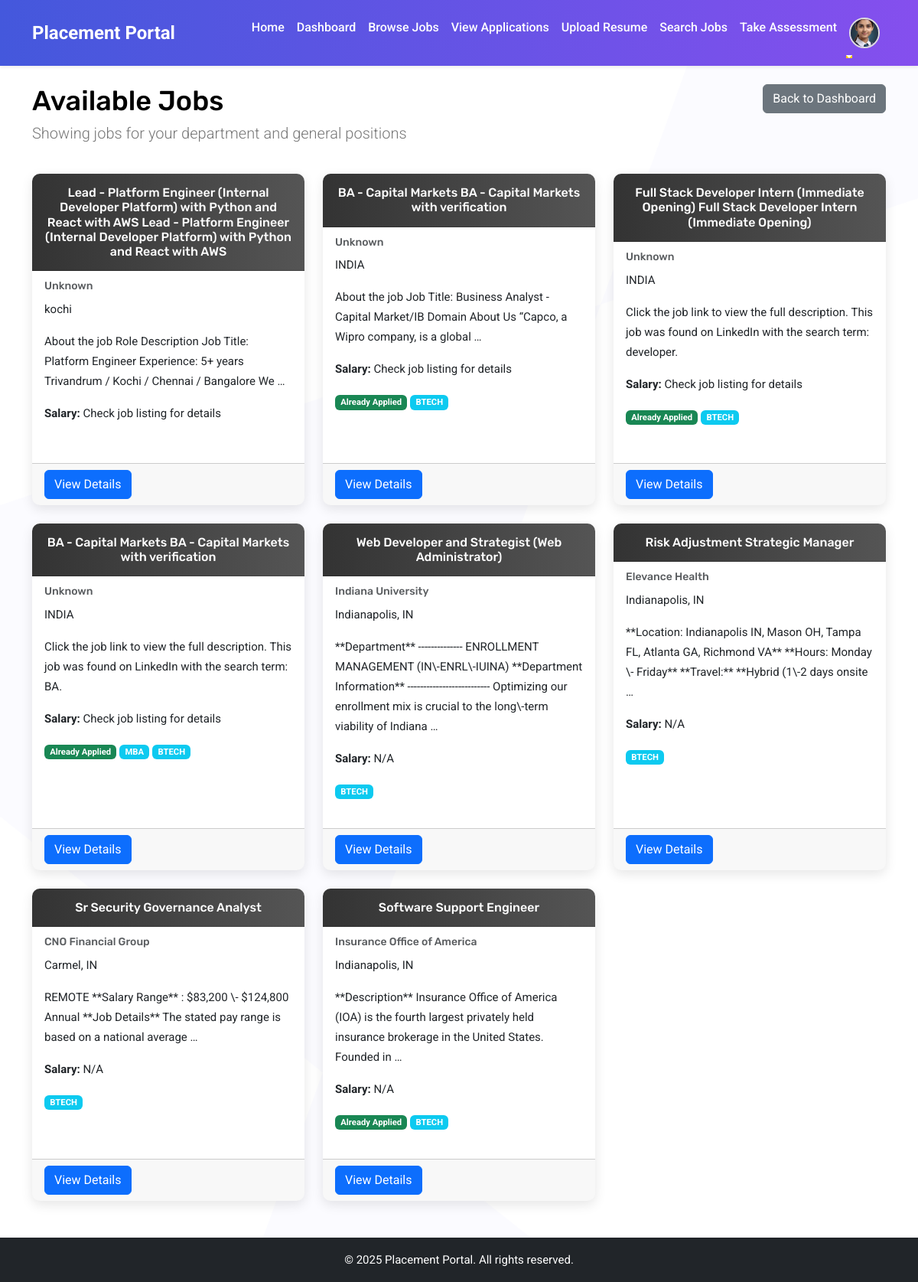
The page /student/jobs/ (signed in) on the database its author committed.
### users/models.py (models this page shows, shortened)
class User(AbstractUser):
    USER_TYPE_CHOICES = (
        ('student', 'Student'),
        ('placement_officer', 'Placement Officer'),
    )
    user_type = models.CharField(max_length=20, choices=USER_TYPE_CHOICES)
    def is_student(self):
        return self.user_type == 'student'

class StudentProfile(models.Model):
    user = models.OneToOneField(User, on_delete=models.CASCADE, related_name='student_profile')
    roll_number = models.CharField(max_length=20)
    department = models.CharField(max_length=100)
    year_of_study = models.IntegerField()
    image = models.ImageField(
        upload_to='profile_images/',
        default='profile_images/default.jpg',  # Set a default image
        blank=True,
        null=True
    )
    resume = models.FileField(
        upload_to='resumes/',
        validators=[FileExtensionValidator(allowed_extensions=['pdf', 'docx', 'doc'])],
        blank=True,
        null=True
    )

### jobs/models.py (models this page shows, shortened)
class Job(models.Model):
    STATUS_CHOICES = (
        ('active', 'Active'),
        ('closed', 'Closed'),
        ('pending', 'Pending Review'),
    )
    title = models.CharField(max_length=200)
    company = models.CharField(max_length=200)
    description = models.TextField()
    requirements = models.TextField()
    location = models.CharField(max_length=200)
    salary = models.CharField(max_length=100, blank=True, null=True)
    url = models.URLField(blank=True, null=True)
    status = models.CharField(max_length=20, choices=STATUS_CHOICES, default='active')
    departments = models.ManyToManyField(Department, related_name='jobs', blank=True)
    date_posted = models.DateTimeField(auto_now_add=True)
    created_by = models.ForeignKey(User, on_delete=models.CASCADE, related_name='created_jobs')
    class Meta:
        ordering = ['-date_posted']

class Department(models.Model):
    name = models.CharField(max_length=100)

### jobs/views.py (the view)
# urls.py: path('student/jobs/', views.student_job_list, name='student_job_list'),
@login_required
@student_required
@login_required
@student_required
def student_job_list(request):
    student = request.user.student_profile
    jobs = Job.objects.filter(status='active')
    if hasattr(student, 'department') and student.department:
        if isinstance(student.department, str):
            department_jobs = jobs.filter(departments__name__icontains=student.department)
            general_jobs = jobs.filter(departments__isnull=True)
            jobs = (department_jobs | general_jobs).distinct()
        else:
            department_jobs = jobs.filter(departments=student.department)
            general_jobs = jobs.filter(departments__isnull=True)
            jobs = (department_jobs | general_jobs).distinct()
    applied_jobs = []
    if hasattr(student, 'applications'):
        applied_jobs = student.applications.values_list('job_id', flat=True)
    return render(request, 'jobs/student_job_list.html', {
        'jobs': jobs,
        'applied_jobs': applied_jobs,
    })

### jobs/views.py (called while the page is built)
def student_required(view_func):
    @wraps(view_func)
    def _wrapped_view(request, *args, **kwargs):
        if request.user.is_authenticated and request.user.is_student():
            return view_func(request, *args, **kwargs)
        return redirect('login')
    return _wrapped_view

### jobs/templates/jobs/student_job_list.html (shortened to what this page needs)
{% extends 'main/base.html' %}
{% block content %}
<div class="row mb-4">
    <div class="col-md-8">
        <h1>Available Jobs</h1>
        <p class="lead">Showing jobs for your department and general positions</p>
    </div>
    <div class="col-md-4 text-end">
        <a href="{% url 'dashboard' %}" class="btn btn-secondary">Back to Dashboard</a>
    </div>
</div>
<div class="row mb-4">
    <div class="col-md-12">
        {% if jobs %}
            <div class="row row-cols-1 row-cols-md-2 row-cols-lg-3 g-4">
                {% for job in jobs %}
                <div class="col">
                    <div class="card h-100">
                        <div class="card-header bg-light">
                            <h5 class="card-title mb-0">{{ job.title }}</h5>
                        </div>
                        <div class="card-body">
                            <h6 class="card-subtitle mb-2 text-muted">{{ job.company }}</h6>
                            <p class="card-text">{{ job.location }}</p>
                            <p class="card-text">{{ job.description|truncatewords:20 }}</p>
                            {% if job.salary %}
                            <p class="card-text"><strong>Salary:</strong> {{ job.salary }}</p>
                            {% endif %}
                            <div class="mt-3">
                                {% if job.id in applied_jobs %}
                                <span class="badge bg-success">Already Applied</span>
                                {% endif %}
                                {% for department in job.departments.all %}
                                <span class="badge bg-info">{{ department.name }}</span>
                                {% endfor %}
                            </div>
                        </div>
                        <div class="card-footer">
                            <a href="{% url 'student_job_detail' job.id %}" class="btn btn-primary">View Details</a>
                        </div>
                    </div>
                </div>
                {% endfor %}
            </div>
        {% else %}
            <div class="alert alert-info">
                No jobs available for your department at this time. Check back later!
            </div>
        {% endif %}
    </div>
</div>
{% endblock %}

### main/templates/main/base.html (shortened to what this page needs)
<!DOCTYPE html>
<html lang="en">
    {% load static %}
<head>
    <link rel="stylesheet" href="https://cdnjs.cloudflare.com/ajax/libs/font-awesome/6.0.0/css/all.min.css">
    <link href="https://cdn.jsdelivr.net/npm/bootstrap@5.3.0-alpha1/dist/css/bootstrap.min.css" rel="stylesheet">
    <link rel="stylesheet" href="{% static 'users/css/style.css' %}">
</head>
<body>
    <nav class="navbar navbar-expand-lg bg-light shadow-sm">
        <div class="container">
            <a class="navbar-brand" href="{% url 'home' %}">Placement Portal</a>
            <div class="collapse navbar-collapse" id="navbarNav">
                <ul class="navbar-nav ms-auto">
                    <li class="nav-item">
                        <a class="nav-link" href="{% url 'home' %}">Home</a>
                    </li>
                    {% if user.is_authenticated and user.is_student %}
                        <li class="nav-item">
                            <a class="nav-link" href="{% url 'dashboard' %}">Dashboard</a>
                        </li>
                        <li class="nav-item">
                            <a class="nav-link" href="{% url 'student_job_list' %}">Browse Jobs</a>
                        </li>
                        <li class="nav-item">
                            <a class="nav-link" href="{% url 'my_applications' %}">View Applications</a>
                        </li>
                        <li class="nav-item">
                            <a class="nav-link" href="{% url 'resume_upload' %}">Upload Resume</a>
                        </li>
                        <li class="nav-item">
                            <a class="nav-link" href="{% url 'job_scrape' %}">Search Jobs</a>
                        </li>
                        <li class="nav-item">
                            <a class="nav-link" href="{% url 'take_assessment' %}">Take Assessment</a>
                        </li>
                        <li class="nav-item dropdown">
                            <a class="nav-link dropdown-toggle d-flex align-items-center" href="#" id="profileDropdown" role="button" data-bs-toggle="dropdown">
                                <img src="{% if user.student_profile.image %}{{ user.student_profile.image.url }}{% else %}{% static 'users/img/default-profile.png' %}{% endif %}"
                                     alt="Profile Image"
                                     class="rounded-circle"
                                     width="40"
                                     height="40"
                                     style="object-fit: cover; border: 2px solid #ddd;">
                            </a>
                        </li>
                    {% endif %}
                </ul>
            </div>
        </div>
    </nav>
    <div class="container mt-4" style="min-height: 100svh;">
        {% block content %}{% endblock %}
    </div>
    <footer class="bg-dark text-white text-center py-3 mt-5">
        <div class="container">
            <p class="mb-0">© 2025 Placement Portal. All rights reserved.</p>
        </div>
    </footer>
</body>
</html>

### rows shown on the page
User: image (picture)
Job: title "Lead - Platform Engineer (Internal Developer Platform) with Python and React with AWS Lead - Platform Engineer (Internal Developer Platform) with Python and React with AWS", company "Unknown", location "kochi", description "About the job Role Description Job Title: Platform Engineer Experience: 5+ years Trivandrum / Kochi / Chennai / Bangalore We …", salary "Check job listing for details"
Job: title "BA - Capital Markets BA - Capital Markets with verification", company "Unknown", location "INDIA", description "About the job Job Title: Business Analyst - Capital Market/IB Domain About Us “Capco, a Wipro company, is a global …", salary "Check job listing for details", shows "Already Applied"
Department: name "BTECH"
Job: title "Full Stack Developer Intern (Immediate Opening) Full Stack Developer Intern (Immediate Opening)", company "Unknown", location "INDIA", description "Click the job link to view the full description. This job was found on LinkedIn with the search term: developer.", salary "Check job listing for details", shows "Already Applied"
Job: title "BA - Capital Markets BA - Capital Markets with verification", company "Unknown", location "INDIA", description "Click the job link to view the full description. This job was found on LinkedIn with the search term: BA.", salary "Check job listing for details", shows "Already Applied"
Department: name "MBA"
Job: title "Web Developer and Strategist (Web Administrator)", company "Indiana University", location "Indianapolis, IN", description "**Department** -------------- ENROLLMENT MANAGEMENT (IN\\-ENRL\\-IUINA) **Department Information** -------------------------- Optimizing our enrollment mix is crucial to the long\\-term viability of Indiana …", salary "N/A"
Job: title "Risk Adjustment Strategic Manager", company "Elevance Health", location "Indianapolis, IN", description "**Location: Indianapolis IN, Mason OH, Tampa FL, Atlanta GA, Richmond VA** **Hours: Monday \\- Friday** **Travel:** **Hybrid (1\\-2 days onsite …", salary "N/A"
Job: title "Sr Security Governance Analyst", company "CNO Financial Group", location "Carmel, IN", description "REMOTE **Salary Range** : $83,200 \\- $124,800 Annual **Job Details** The stated pay range is based on a national average …", salary "N/A"
Job: title "Software Support Engineer", company "Insurance Office of America", location "Indianapolis, IN", description "**Description** Insurance Office of America (IOA) is the fourth largest privately held insurance brokerage in the United States. Founded in …", salary "N/A", shows "Already Applied"
